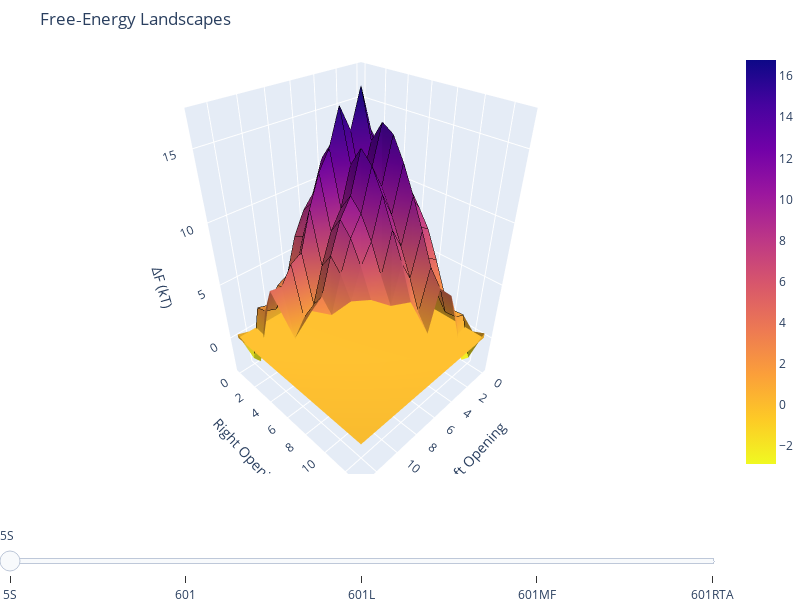

Notebook code cell kept with this figure:
### Code cell
fig2 = plot_3d_filled_volume(
    df_full,
    x_col='left_open', y_col='right_open', z_col='dF_total',
    x_label='Left Opening',
    y_label='Right Opening',
    z_label='ΔF (kT)',
    width=800, height=600,
    title='Free‐Energy Landscapes',
    colorscale='Plasma_r'
)
fig2.show()

### Figure 1 — Plotly figure (JSON) as saved in the notebook; plotly's stock layout.template omitted (floating-point values rounded to 4 significant figures; data arrays with more than 128 entries replaced by an {"elided": "..."} marker saying what was removed)
{"data": [{"colorscale": [[0, "#f0f921"], [0.1111, "#fdca26"], [0.2222, "#fb9f3a"], [0.3333, "#ed7953"], [0.4444, "#d8576b"], [0.5556, "#bd3786"], [0.6667, "#9c179e"], [0.7778, "#7201a8"], [0.8889, "#46039f"], [1, "#0d0887"]], "flatshading": true, "i": {"elided": "884 int values"}, "intensity": {"elided": "392 float values"}, "j": {"elided": "884 int values"}, "k": {"elided": "884 int values"}, "lighting": {"ambient": 0.6, "diffuse": 0.5, "roughness": 1, "specular": 0.1}, "lightposition": {"x": 100, "y": 200, "z": 0}, "name": "id=5S", "type": "mesh3d", "visible": true, "x": {"elided": "392 float values"}, "y": {"elided": "392 float values"}, "z": {"elided": "392 float values"}}, {"contours": {"x": {"color": "black", "end": 13, "show": true, "size": 1, "start": 0, "width": 2}, "y": {"color": "black", "end": 13, "show": true, "size": 1, "start": 0, "width": 2}, "z": {"highlightcolor": "white", "project": {"z": true}, "show": false, "usecolormap": true}}, "name": "id=5S-grid", "opacity": 0, "showscale": false, "type": "surface", "visible": true, "x": {"elided": "14x14 int values"}, "y": {"elided": "14x14 int values"}, "z": {"elided": "14x14 float values"}}, {"colorscale": [[0, "#f0f921"], [0.1111, "#fdca26"], [0.2222, "#fb9f3a"], [0.3333, "#ed7953"], [0.4444, "#d8576b"], [0.5556, "#bd3786"], [0.6667, "#9c179e"], [0.7778, "#7201a8"], [0.8889, "#46039f"], [1, "#0d0887"]], "flatshading": true, "i": {"elided": "884 int values"}, "intensity": {"elided": "392 float values"}, "j": {"elided": "884 int values"}, "k": {"elided": "884 int values"}, "lighting": {"ambient": 0.6, "diffuse": 0.5, "roughness": 1, "specular": 0.1}, "lightposition": {"x": 100, "y": 200, "z": 0}, "name": "id=601", "type": "mesh3d", "visible": false, "x": {"elided": "392 float values"}, "y": {"elided": "392 float values"}, "z": {"elided": "392 float values"}}, {"contours": {"x": {"color": "black", "end": 13, "show": true, "size": 1, "start": 0, "width": 2}, "y": {"color": "black", "end": 13, "show": true, "size": 1, "start": 0, "width": 2}, "z": {"highlightcolor": "white", "project": {"z": true}, "show": false, "usecolormap": true}}, "name": "id=601-grid", "opacity": 0, "showscale": false, "type": "surface", "visible": false, "x": {"elided": "14x14 int values"}, "y": {"elided": "14x14 int values"}, "z": {"elided": "14x14 float values"}}, {"colorscale": [[0, "#f0f921"], [0.1111, "#fdca26"], [0.2222, "#fb9f3a"], [0.3333, "#ed7953"], [0.4444, "#d8576b"], [0.5556, "#bd3786"], [0.6667, "#9c179e"], [0.7778, "#7201a8"], [0.8889, "#46039f"], [1, "#0d0887"]], "flatshading": true, "i": {"elided": "884 int values"}, "intensity": {"elided": "392 float values"}, "j": {"elided": "884 int values"}, "k": {"elided": "884 int values"}, "lighting": {"ambient": 0.6, "diffuse": 0.5, "roughness": 1, "specular": 0.1}, "lightposition": {"x": 100, "y": 200, "z": 0}, "name": "id=601L", "type": "mesh3d", "visible": false, "x": {"elided": "392 float values"}, "y": {"elided": "392 float values"}, "z": {"elided": "392 float values"}}, {"contours": {"x": {"color": "black", "end": 13, "show": true, "size": 1, "start": 0, "width": 2}, "y": {"color": "black", "end": 13, "show": true, "size": 1, "start": 0, "width": 2}, "z": {"highlightcolor": "white", "project": {"z": true}, "show": false, "usecolormap": true}}, "name": "id=601L-grid", "opacity": 0, "showscale": false, "type": "surface", "visible": false, "x": {"elided": "14x14 int values"}, "y": {"elided": "14x14 int values"}, "z": {"elided": "14x14 float values"}}, {"colorscale": [[0, "#f0f921"], [0.1111, "#fdca26"], [0.2222, "#fb9f3a"], [0.3333, "#ed7953"], [0.4444, "#d8576b"], [0.5556, "#bd3786"], [0.6667, "#9c179e"], [0.7778, "#7201a8"], [0.8889, "#46039f"], [1, "#0d0887"]], "flatshading": true, "i": {"elided": "884 int values"}, "intensity": {"elided": "392 float values"}, "j": {"elided": "884 int values"}, "k": {"elided": "884 int values"}, "lighting": {"ambient": 0.6, "diffuse": 0.5, "roughness": 1, "specular": 0.1}, "lightposition": {"x": 100, "y": 200, "z": 0}, "name": "id=601MF", "type": "mesh3d", "visible": false, "x": {"elided": "392 float values"}, "y": {"elided": "392 float values"}, "z": {"elided": "392 float values"}}, {"contours": {"x": {"color": "black", "end": 13, "show": true, "size": 1, "start": 0, "width": 2}, "y": {"color": "black", "end": 13, "show": true, "size": 1, "start": 0, "width": 2}, "z": {"highlightcolor": "white", "project": {"z": true}, "show": false, "usecolormap": true}}, "name": "id=601MF-grid", "opacity": 0, "showscale": false, "type": "surface", "visible": false, "x": {"elided": "14x14 int values"}, "y": {"elided": "14x14 int values"}, "z": {"elided": "14x14 float values"}}, {"colorscale": [[0, "#f0f921"], [0.1111, "#fdca26"], [0.2222, "#fb9f3a"], [0.3333, "#ed7953"], [0.4444, "#d8576b"], [0.5556, "#bd3786"], [0.6667, "#9c179e"], [0.7778, "#7201a8"], [0.8889, "#46039f"], [1, "#0d0887"]], "flatshading": true, "i": {"elided": "884 int values"}, "intensity": {"elided": "392 float values"}, "j": {"elided": "884 int values"}, "k": {"elided": "884 int values"}, "lighting": {"ambient": 0.6, "diffuse": 0.5, "roughness": 1, "specular": 0.1}, "lightposition": {"x": 100, "y": 200, "z": 0}, "name": "id=601RTA", "type": "mesh3d", "visible": false, "x": {"elided": "392 float values"}, "y": {"elided": "392 float values"}, "z": {"elided": "392 float values"}}, {"contours": {"x": {"color": "black", "end": 13, "show": true, "size": 1, "start": 0, "width": 2}, "y": {"color": "black", "end": 13, "show": true, "size": 1, "start": 0, "width": 2}, "z": {"highlightcolor": "white", "project": {"z": true}, "show": false, "usecolormap": true}}, "name": "id=601RTA-grid", "opacity": 0, "showscale": false, "type": "surface", "visible": false, "x": {"elided": "14x14 int values"}, "y": {"elided": "14x14 int values"}, "z": {"elided": "14x14 float values"}}], "layout": {"height": 600, "margin": {"b": 0, "l": 0, "r": 0, "t": 50}, "scene": {"xaxis": {"title": {"text": "Left Opening"}}, "yaxis": {"title": {"text": "Right Opening"}}, "zaxis": {"title": {"text": "ΔF (kT)"}}}, "showlegend": false, "sliders": [{"active": 0, "pad": {"t": 50}, "steps": [{"args": [{"visible": [true, true, false, false, false, false, false, false, false, false]}], "label": "5S", "method": "update"}, {"args": [{"visible": [false, false, true, true, false, false, false, false, false, false]}], "label": "601", "method": "update"}, {"args": [{"visible": [false, false, false, false, true, true, false, false, false, false]}], "label": "601L", "method": "update"}, {"args": [{"visible": [false, false, false, false, false, false, true, true, false, false]}], "label": "601MF", "method": "update"}, {"args": [{"visible": [false, false, false, false, false, false, false, false, true, true]}], "label": "601RTA", "method": "update"}]}], "title": {"text": "Free‐Energy Landscapes"}, "width": 800}}
